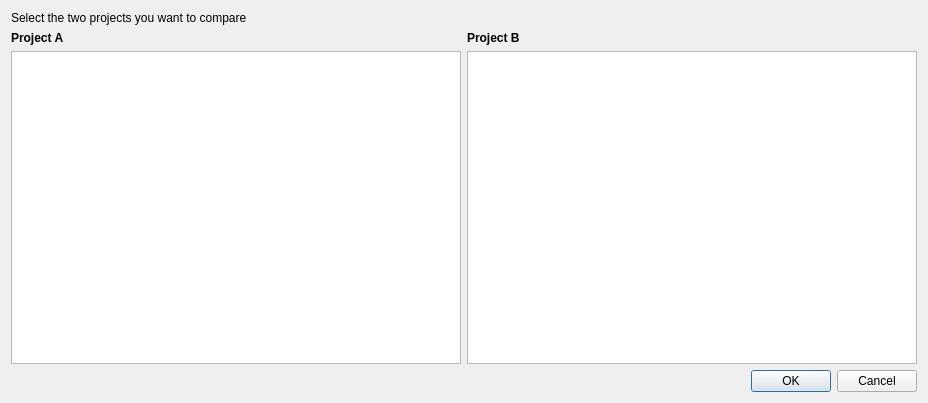
<?xml version="1.0" encoding="UTF-8"?>
<ui version="4.0">
 <class>compareProjectsDialog</class>
 <widget class="QDialog" name="compareProjectsDialog">
  <property name="geometry">
   <rect>
    <x>0</x>
    <y>0</y>
    <width>928</width>
    <height>403</height>
   </rect>
  </property>
  <property name="windowTitle">
   <string>Compare Projects</string>
  </property>
  <property name="windowIcon">
   <iconset>
    <normaloff>:/creepy/calendar</normaloff>:/creepy/calendar</iconset>
  </property>
  <property name="modal">
   <bool>true</bool>
  </property>
  <layout class="QVBoxLayout" name="verticalLayout">
   <item>
    <layout class="QVBoxLayout" name="containerLayout">
     <item>
      <widget class="QLabel" name="titleLabel">
       <property name="sizePolicy">
        <sizepolicy hsizetype="Preferred" vsizetype="Maximum">
         <horstretch>0</horstretch>
         <verstretch>0</verstretch>
        </sizepolicy>
       </property>
       <property name="text">
        <string>&lt;html&gt;&lt;head/&gt;&lt;body&gt;&lt;p&gt;&lt;span style=&quot; font-size:9pt;&quot;&gt;Select the two projects you want to compare&lt;/span&gt;&lt;/p&gt;&lt;/body&gt;&lt;/html&gt;</string>
       </property>
      </widget>
     </item>
     <item>
      <layout class="QHBoxLayout" name="projectsSelectionContainerLayout">
       <item>
        <layout class="QVBoxLayout" name="firstProjectContainer">
         <item>
          <widget class="QLabel" name="firstProjectLabel">
           <property name="text">
            <string>&lt;html&gt;&lt;head/&gt;&lt;body&gt;&lt;p&gt;&lt;span style=&quot; font-weight:600;&quot;&gt;Project A&lt;/span&gt;&lt;/p&gt;&lt;/body&gt;&lt;/html&gt;</string>
           </property>
           <property name="textFormat">
            <enum>Qt::AutoText</enum>
           </property>
          </widget>
         </item>
         <item>
          <widget class="QListWidget" name="firstProjectListWidget"/>
         </item>
        </layout>
       </item>
       <item>
        <layout class="QVBoxLayout" name="secondProjectContainer">
         <item>
          <widget class="QLabel" name="secondProjectLabel">
           <property name="text">
            <string>&lt;html&gt;&lt;head/&gt;&lt;body&gt;&lt;p&gt;&lt;span style=&quot; font-weight:600;&quot;&gt;Project B&lt;/span&gt;&lt;/p&gt;&lt;/body&gt;&lt;/html&gt;</string>
           </property>
          </widget>
         </item>
         <item>
          <widget class="QListWidget" name="secondProjectListWidget"/>
         </item>
        </layout>
       </item>
      </layout>
     </item>
    </layout>
   </item>
   <item>
    <widget class="QDialogButtonBox" name="buttonBox">
     <property name="orientation">
      <enum>Qt::Horizontal</enum>
     </property>
     <property name="standardButtons">
      <set>QDialogButtonBox::Cancel|QDialogButtonBox::Ok</set>
     </property>
    </widget>
   </item>
  </layout>
 </widget>
 <resources>
  <include location="../creepy/include/creepy_resources.qrc"/>
 </resources>
 <connections>
  <connection>
   <sender>buttonBox</sender>
   <signal>accepted()</signal>
   <receiver>compareProjectsDialog</receiver>
   <slot>accept()</slot>
   <hints>
    <hint type="sourcelabel">
     <x>248</x>
     <y>254</y>
    </hint>
    <hint type="destinationlabel">
     <x>157</x>
     <y>274</y>
    </hint>
   </hints>
  </connection>
  <connection>
   <sender>buttonBox</sender>
   <signal>rejected()</signal>
   <receiver>compareProjectsDialog</receiver>
   <slot>reject()</slot>
   <hints>
    <hint type="sourcelabel">
     <x>316</x>
     <y>260</y>
    </hint>
    <hint type="destinationlabel">
     <x>286</x>
     <y>274</y>
    </hint>
   </hints>
  </connection>
 </connections>
</ui>
